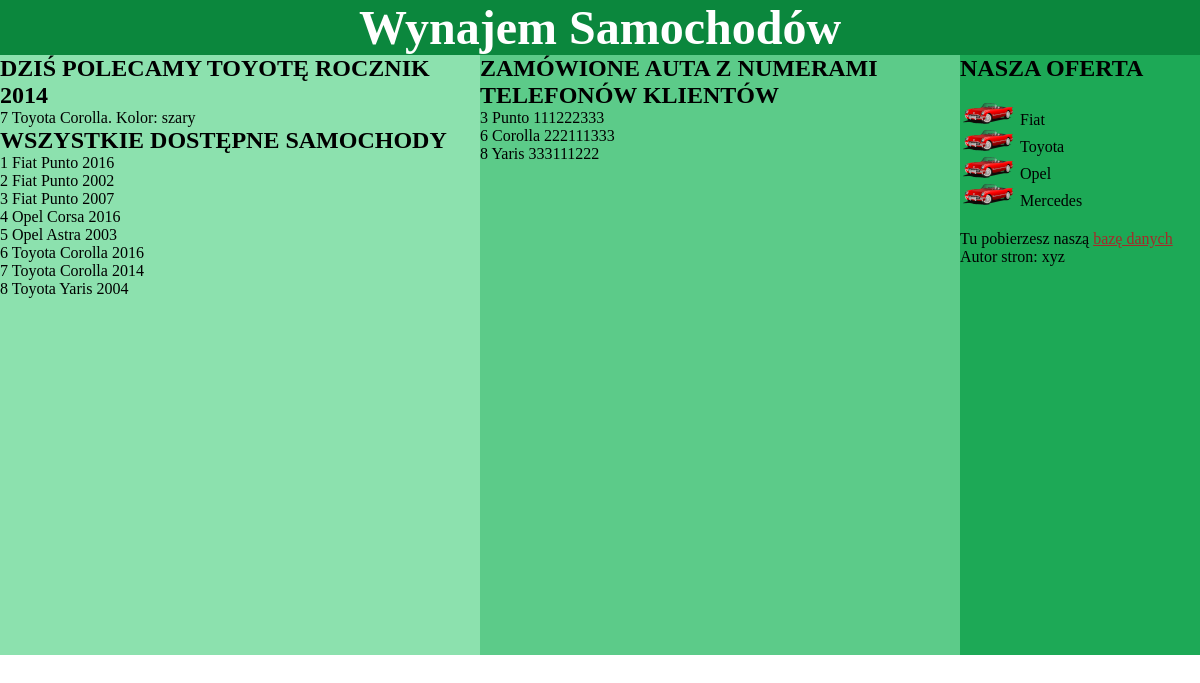
The page /EGZAMINY/Samochody/samochody.php on the database its author committed.
### tables this page shows
CREATE TABLE `samochody` (
  `id` int(10) UNSIGNED NOT NULL,
  `marka` text,
  `model` text,
  `rocznik` year(4) DEFAULT NULL,
  `kolor` text,
  `stan` text
);

CREATE TABLE `zamowienia` (
  `id` int(10) UNSIGNED NOT NULL,
  `Samochody_id` int(10) UNSIGNED NOT NULL,
  `Klient` text,
  `telefon` text,
  `dataZam` date DEFAULT NULL
);

### EGZAMINY/Samochody/samochody.php (the view, shortened to what this page needs)
<!DOCTYPE html>
<html>
<head>
	<link rel="stylesheet" href="style.css">
</head>
<body>
	<div class="main">
		<div class="baner">
			<h1>Wynajem Samochodów</h1>
		</div>
		<div class="lewy">
			<h2>DZIŚ POLECAMY TOYOTĘ ROCZNIK 2014</h2>
			<?php
                $conn = mysqli_connect('localhost', 'root', '', 'wynajem');
                $query = 'SELECT `id`, `model`, `kolor` FROM `samochody` WHERE `marka` LIKE "Toyota" AND `rocznik` = 2014';
                $wynik = mysqli_query($conn,$query);
                while($row=mysqli_fetch_row($wynik)){
                    echo '<p>'.$row[0].' Toyota '.$row[1].'. Kolor: '.$row[2].'</p>';
                };
			?>
			<h2>WSZYSTKIE DOSTĘPNE SAMOCHODY</h2>
			<?php
                $conn = mysqli_connect('localhost', 'root', '', 'wynajem');
                $query = 'SELECT `id`,`marka`, `model`, `rocznik` FROM `samochody`';
                $wynik = mysqli_query($conn,$query);
                while($row=mysqli_fetch_row($wynik)){
                    echo '<p>'.$row[0].' '.$row[1].' '.$row[2].' '.$row[3].'</p>';
                }
			?>
		</div>
		<div class="srodek">
			<h2>ZAMÓWIONE AUTA Z NUMERAMI TELEFONÓW KLIENTÓW</h2>
			<?php
                $conn = mysqli_connect('localhost', 'root', '', 'wynajem');
                $query = 'SELECT samochody.id, samochody.model, zamowienia.telefon FROM zamowienia inner join samochody on samochody.id=zamowienia.samochody_id';
                $wynik = mysqli_query($conn,$query);
                while($row=mysqli_fetch_row($wynik)){
                    echo '<p>'.$row[0].' '.$row[1].' '.$row[2].'</p>';
                }
			?>
		</div>
		<div class="prawy">
			<h2>NASZA OFERTA</h2>
            <ul>
			    <li>Fiat</li>
			    <li>Toyota</li>
			    <li>Opel</li>
			    <li>Mercedes</li>
            </ul>
			<p>Tu pobierzesz naszą <a href="Komis.sql">bazę danych </a></p>
			<p>Autor stron: xyz</p>
		</div>
	</div>
</body>
</html>

### EGZAMINY/Samochody/style.css (style rules this page uses)
* { box-sizing: border-box; margin: 0 auto; }
.main { height: 100%; width: 100%; }
.baner { background-color: #0B873D; color: white; font-size: 150%; text-align: center; }
.lewy { background-color: #8CE1AE; width: 40%; height: 600px; float: left; }
.srodek { background-color: #5CCB89; width: 40%; height: 600px; float: left; }
.prawy { background-color: #1DA956; width: 20%; height: 600px; float: left; }
ul { margin:20px; list-style-image: url(auto.png); }
a { color:brown; }

### rows shown on the page
samochody: id "7", model "Corolla", kolor "szary", marka "Toyota", rocznik "2014"
samochody: id "1", marka "Fiat", model "Punto", rocznik "2016"
samochody: id "2", marka "Fiat", model "Punto", rocznik "2002"
samochody: id "3", marka "Fiat", model "Punto", rocznik "2007"
samochody: id "4", marka "Opel", model "Corsa", rocznik "2016"
samochody: id "5", marka "Opel", model "Astra", rocznik "2003"
samochody: id "6", marka "Toyota", model "Corolla", rocznik "2016"
samochody: id "8", marka "Toyota", model "Yaris", rocznik "2004"
zamowienia: Samochody "3", Samochody.model "Punto", telefon "111222333"
zamowienia: Samochody "6", Samochody.model "Corolla", telefon "222111333"
zamowienia: Samochody "8", Samochody.model "Yaris", telefon "333111222"
